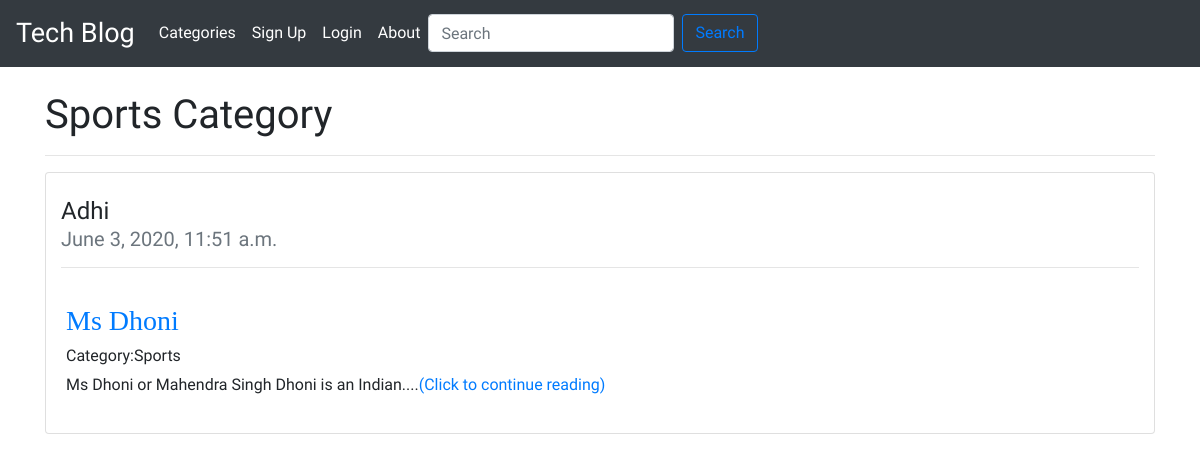
Page /category/Sports on the committed database.
### blog/models.py (models this page shows, shortened)
class Post(models.Model):
    title = models.CharField(max_length=50)
    text = RichTextField(blank=True,null=True)
    author = models.ForeignKey(User,on_delete=models.CASCADE)
    post_date = models.DateTimeField(auto_now_add=True)
    category = models.CharField(max_length=30,default='coding')
    likes = models.ManyToManyField(User,related_name='blog_like')

### blog/views.py (the view)
# urls.py: path('category/<str:cats>',views.CategoryView,name='category'),
def CategoryView(request,cats):
    category_list = Post.objects.filter(category=cats)
    return render(request,'categories.html',context={'cats':cats,'category_list':category_list})

### blog/templates/categories.html (shortened to what this page needs)
{% extends 'base.html' %}
{% block content %}
<br>
{% if category_list %}
  <h1>{{cats|title}} Category</h1>
  <hr>
  {% for post in category_list %}
  <div class="card  width: 24rem">
    <div class="container">
        <br>
        <h4>{{post.author|title}}</h4>
        <h5 class="card-subtitle mb-2 text-muted">{{post.post_date}}</h5><hr>
    </div>
    <div class="card-body">
      <h3 id="title"><a href="{% url 'blog:detail' post.pk %}">{{post.title}}</a></h3>
      <h6>Category:{{post.category|title}}</h6>
      {% if post.text|length <  45  %}
        <p>{{post.text|safe}}</p>
      {% else %}
        <p>{{post.text|slice:":45:"|safe}}....<a href="{% url 'blog:detail' post.pk %}">(Click to continue reading)</a></p>
      {% endif %}
    </div>
  </div>
  <br>
  {% endfor %}
{% else %}
<h4><p>Sorry,there were no posts on '{{cats}}'  were not found. Please add a new post on that category.</p></h4>
<hr>
<a href="{% url 'blog:add_post' %}" class="btn btn-success btn-lg"><i class="fa fa-plus" aria-hidden="true"></i>   Add Post</a>
{% endif %}
{% endblock %}

### blog/static/css/master.css (style rules this page uses)
body { font-family: 'Mukta', sans-serif; }
#title { font-family: 'PT Serif', serif; }

### rows in the picture
Post: category "Sports", author "Adhi", post_date "June 3, 2020, 11:51 a.m.", title "Ms Dhoni", text "Ms Dhoni or Mahendra Singh Dhoni is an Indian"
